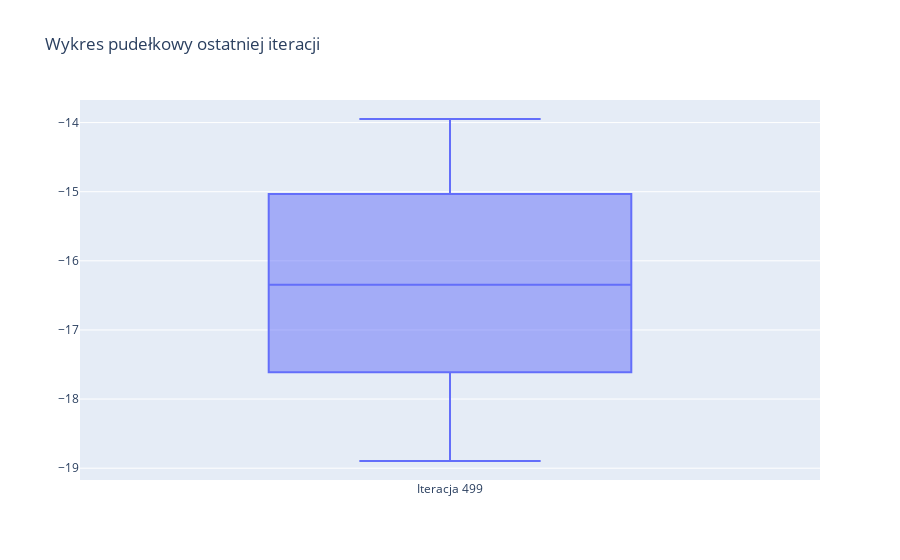

Here is the notebook cell this chart was saved with:
### Code cell
# Box plot dla ostatniej iteracji
fig = go.Figure()
df = data_frames[-1]

fig.update_layout(title='Wykres pudełkowy ostatniej iteracji')
fig.add_trace(go.Box(y=df.iloc[:, -1], name='Iteracja 499'))

### Figure 1 — Plotly figure (JSON) as saved in the notebook; plotly's stock layout.template omitted (floating-point values rounded to 4 significant figures)
{"data": [{"name": "Iteracja 499", "type": "box", "y": [-18.9, -18.79, -18.54, -18.46, -17.89, -17.89, -17.87, -17.83, -17.76, -17.73, -17.66, -17.65, -17.61, -17.36, -17.22, -17.21, -17.13, -17.1, -17.04, -16.93, -16.87, -16.53, -16.43, -16.42, -16.41, -16.28, -16.26, -16.22, -16.16, -16.05, -15.71, -15.58, -15.56, -15.55, -15.23, -15.17, -15.15, -15.03, -15.01, -15.01, -14.91, -14.89, -14.79, -14.64, -14.62, -14.59, -14.43, -14.37, -14.29, -13.95]}], "layout": {"title": {"text": "Wykres pudełkowy ostatniej iteracji"}}}
